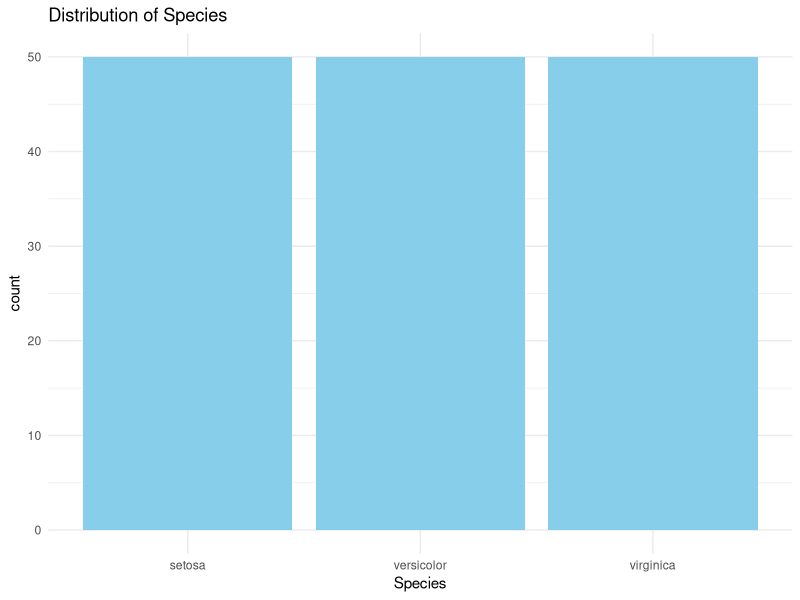
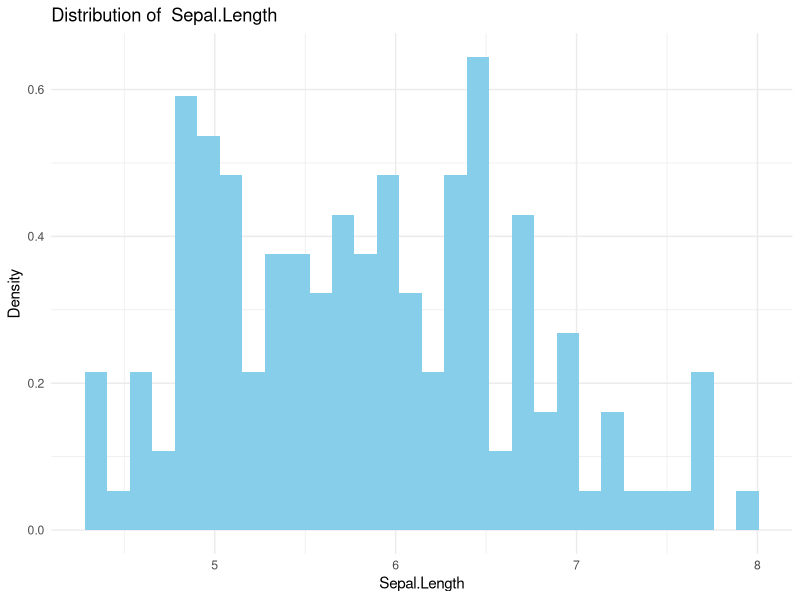
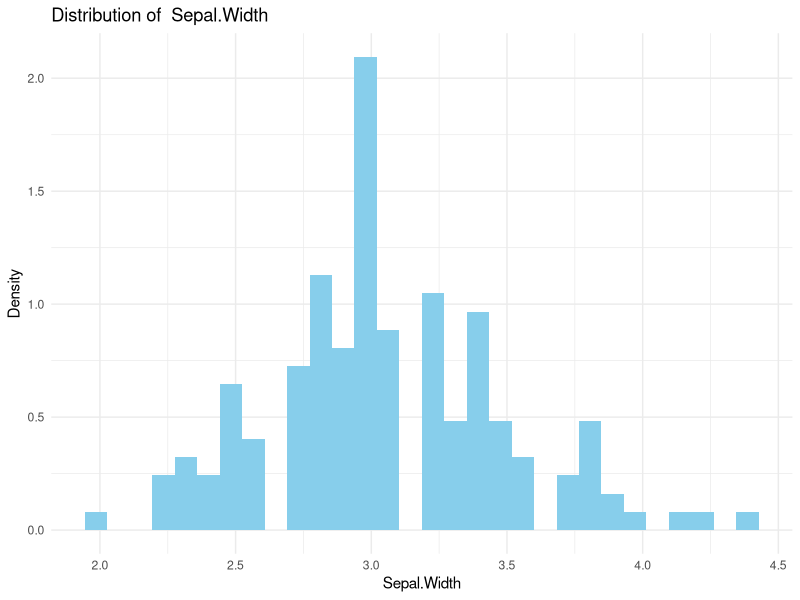
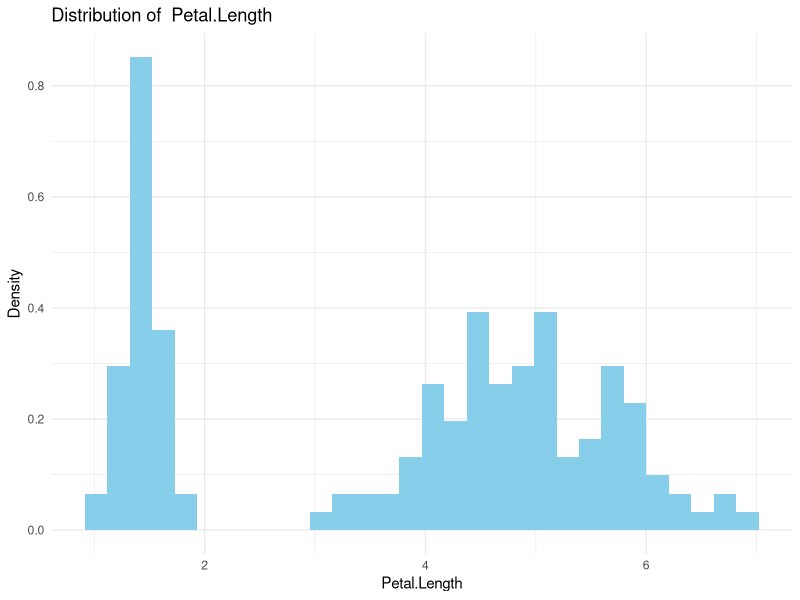
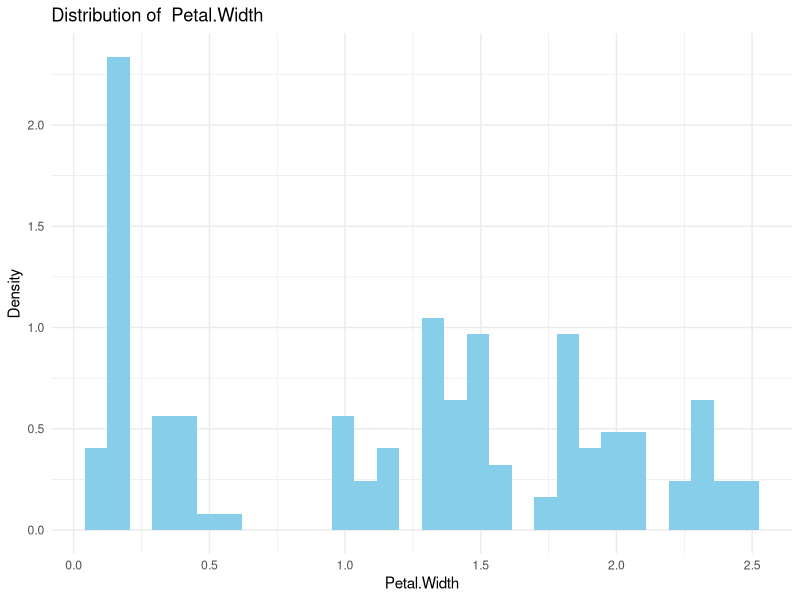
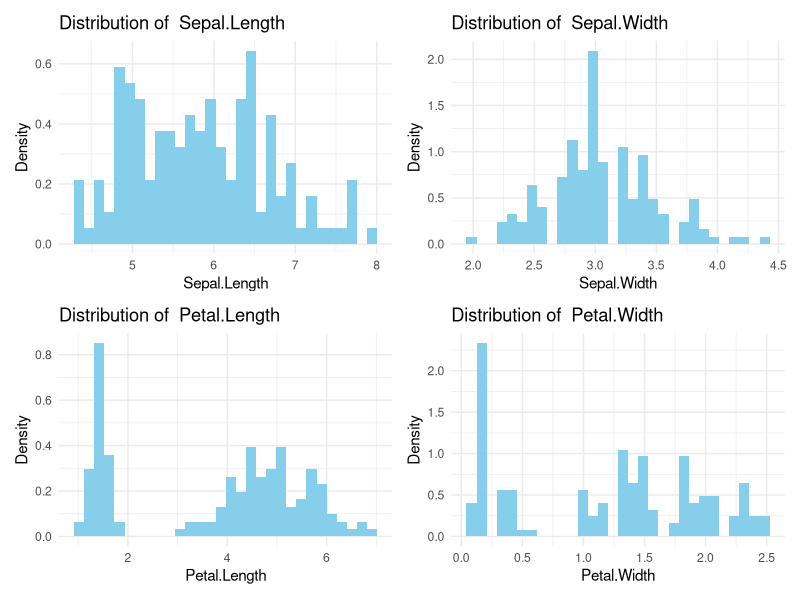
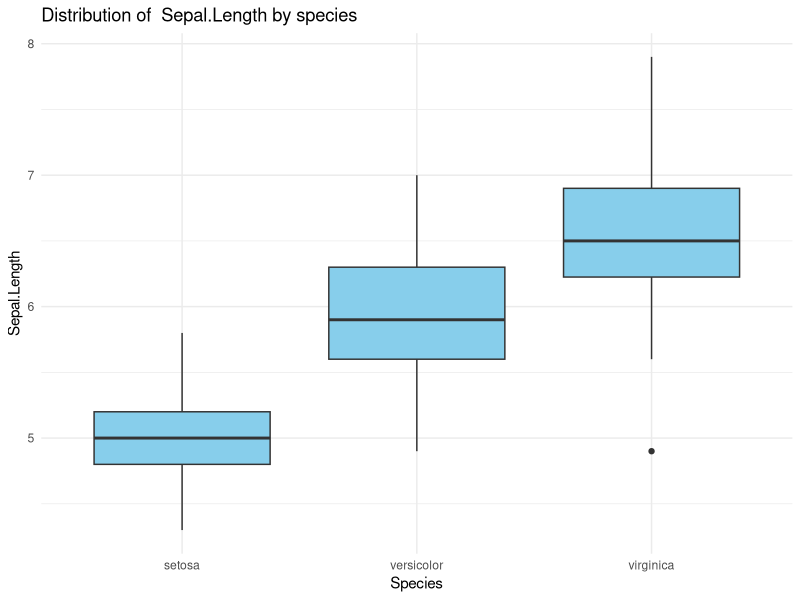
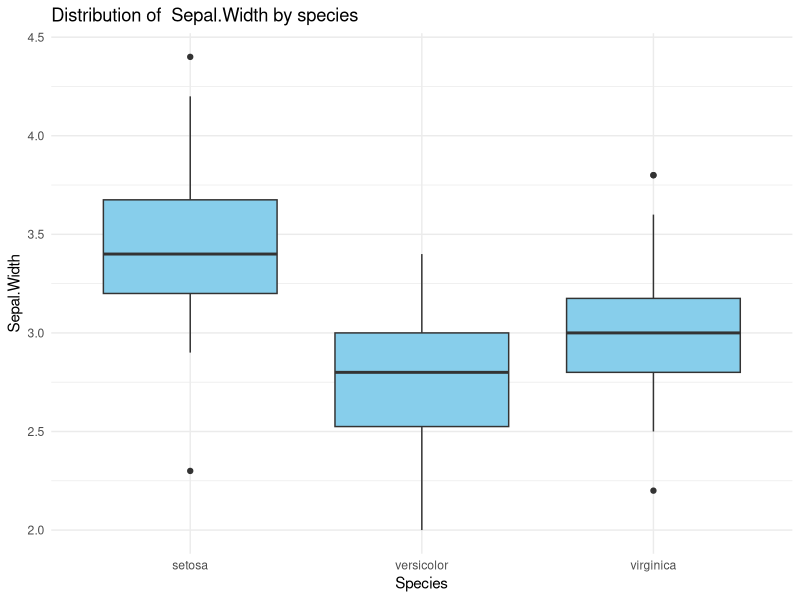

Generate these figures, in order, with R:
## ---- chunk 1
library(ggplot2)   # For creating plots
library(dplyr)     # For data manipulation (e.g., select_if)
library(gridExtra) # For arranging multiple plots on one page
library(patchwork) # For arranging multiple plots on one page

data <- iris # Assignin the data to a variable name

head(data) # To view the first 5 rows
 
tail(data) # To view the last 5 rowa

str(data) # Checking structure of the data

summary(data) # Summary of the data

## ---- chunk 2

print(table(data$Species)) # To check distribution of species counts

print(prop.table(table(iris$Species))) # To check distribution of species proportions
## ---- chunk 3
print(colSums(is.na(data))) # Code to check for missing values
## ---- chunk 4
 #Species distribution
Bar_Plot <- ggplot(data, aes(x = Species)) +
  geom_bar(fill = 'skyblue') +
  labs(title = 'Distribution of Species', x = 'Species', y = 'count') +
  theme_minimal()
print(Bar_Plot)
## ---- chunk 5
Histograms <- function(df){
  numeric_data <- df %>% select_if(is.numeric)
  features <- names(numeric_data)
  
  plot_list <- list()
  
  for (i in seq_along(features)){
    feature <- features[i]
    p <- ggplot(df,aes_string(x = feature)) + 
      geom_histogram(aes(y = after_stat(density)), bins = 30 , fill = 'skyblue') +
      labs(title =paste('Distribution of ', feature), x = feature, y = 'Density') +
      theme_minimal()
    plot_list[[i]] <- p
    print(p)
  }
  wrap_plots(plot_list, ncol = 2) # to place the plots together
}
Histograms(data)
## ---- chunk 6
Box_plot <- function(df, grouping_by = 'Species'){
  numeric_data <- df %>% select_if(is.numeric)
  features <- names(numeric_data)
  
  Box_plot_list = list()
for (i in seq_along(features)){
  feature <- features[i]
  p <- ggplot(df, aes_string(x = grouping_by, y = feature)) + 
    geom_boxplot(fill = 'skyblue') + 
    labs(title = paste('Distribution of ', feature, 'by species'), x = 'Species', y = feature) + 
    theme_minimal()
 Box_plot_list[[i]] <- p
  print(p)
  }
 wrap_plots(Box_plot_list, ncol = 2) # to place the plots together
}
Box_plot(data)
